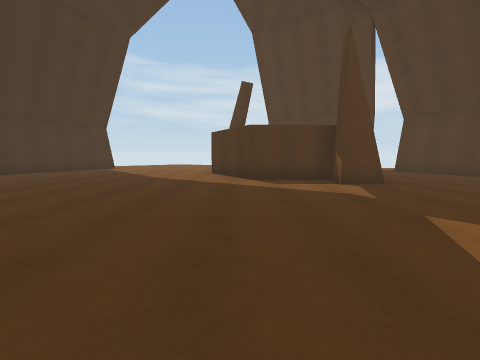
[1] (above)

15 first-person views from a walk through a Unity game level. The camera is 1.3 m above the floor, tilts 6° down and sees 90° across. The floor is counted in squares, 2 m on a side. Each view is taken from the middle of a square. On the plan, view 1 faces up. The plan holds only what a view shows up to about 9 squares ahead; the rest is blank. The place goes on beyond the plan. The player character is not drawn. Surface patterns are stand-ins for the level's own textures.

[2]
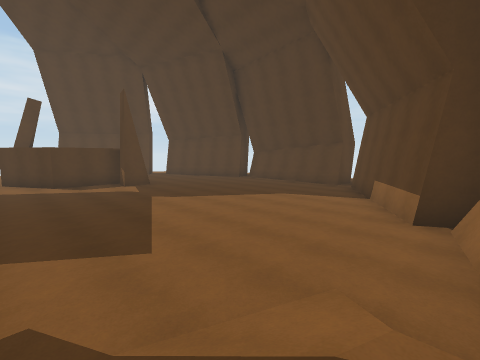

[3]
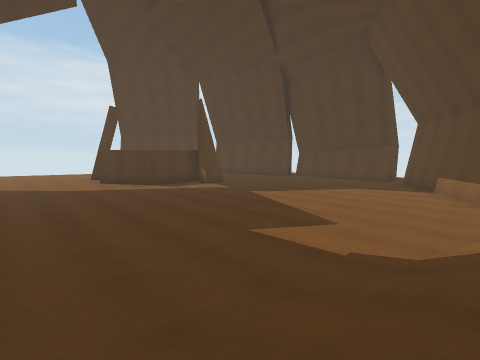

[4]
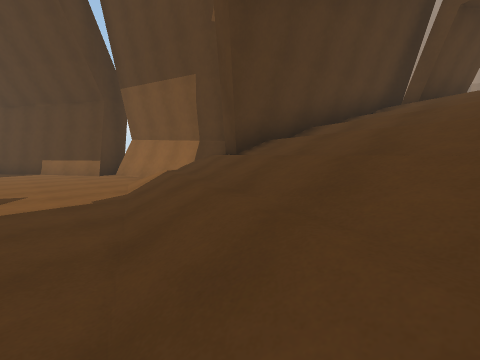

[5]
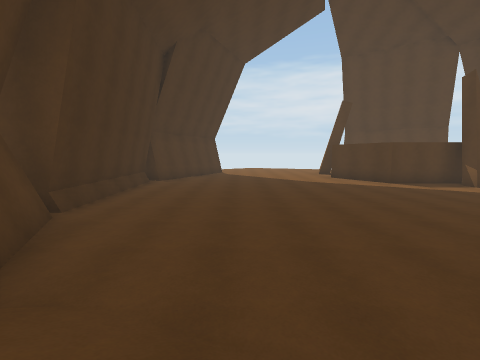

[6]
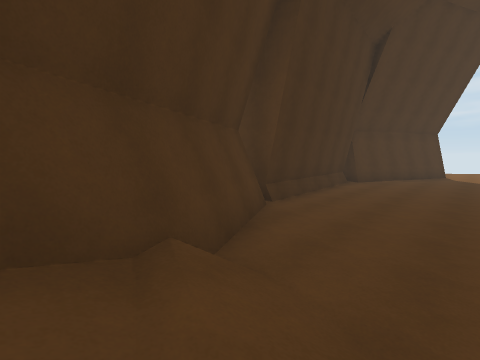

[7]
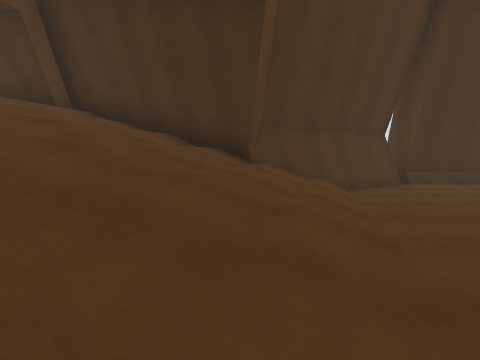

[8]
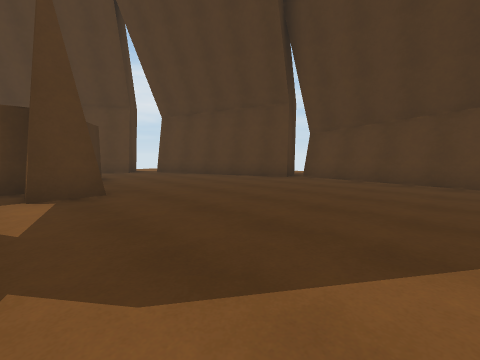

[9]
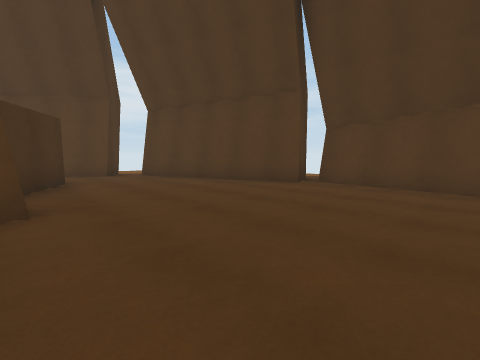

[10]
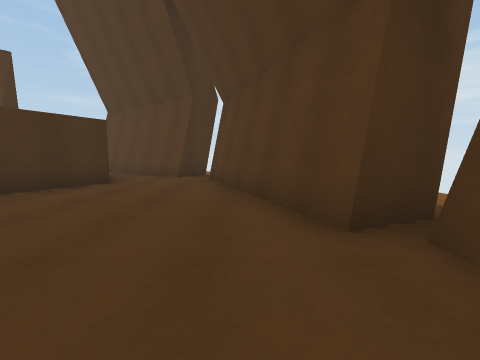

[11]
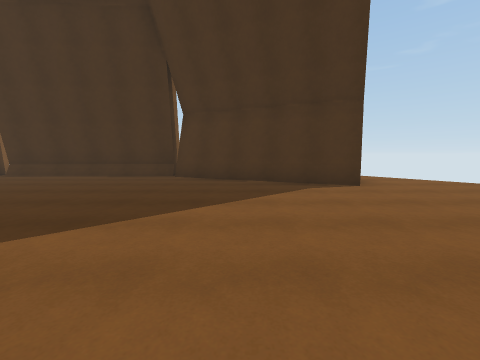

[12]
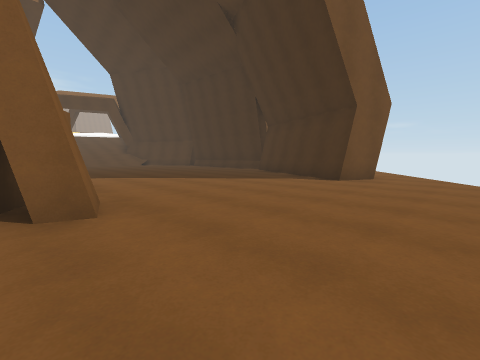

[13]
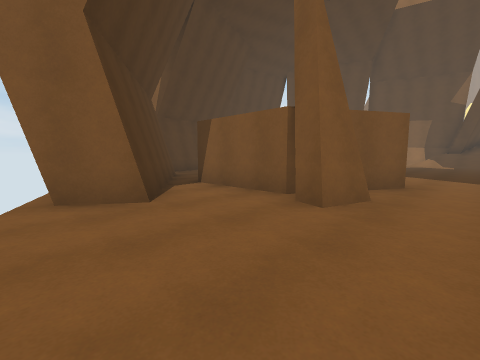

[14]
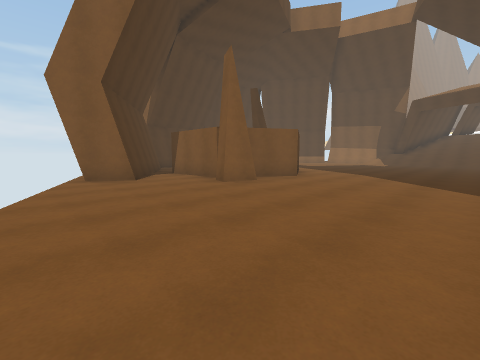

[15]
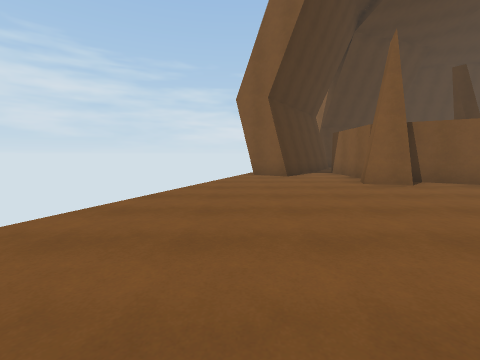

### Floor plan
Key: @ floor where view 1 was taken; # wall or solid block; . main floor; : floor 2 m higher than the main floor; / step, stairs or slope; = window, fence, low wall or low ledge.
Columns run from 9 left of view 1 to 9 right of it. Each row starts with its distance up from view 1.
 15     ....
 14    ........
 13  ..........#
 12  .#........###
 11   #......#...####
 10  ##......####=#.#
  9  #.......#  ##..#
  8 ##.......#  #...##
  7 #........####....#
  6 #...........#....##
  5 #................##
  4 #.................#
  3 #.................#
  2 ##................#
  1 ##................#
  0  #/......@........
 -1  ##//............#
 -2   #/////.......###
 -3   ##//////....##
 -4   #://////..###
 -5   #/////#####
 -6  ##////##
 -7  #/////#
 -8  ##////#
 -9      ###

Positions as (right, up) in squares from view 1, and headings:
1: (0, 0), facing up
2: (-1, -4), facing up-right
3: (-4, -3), facing up-right
4: (-5, -1), facing down-right
5: (-5, -2), facing up
6: (-5, -2), facing up-left
7: (-1, -3), facing left
8: (2, 1), facing up-right
9: (3, 2), facing up-right
10: (7, 3), facing up
11: (-1, 9), facing left
12: (0, 14), facing down-left
13: (-2, 14), facing down-right
14: (-5, 15), facing down-right
15: (-6, 14), facing right
